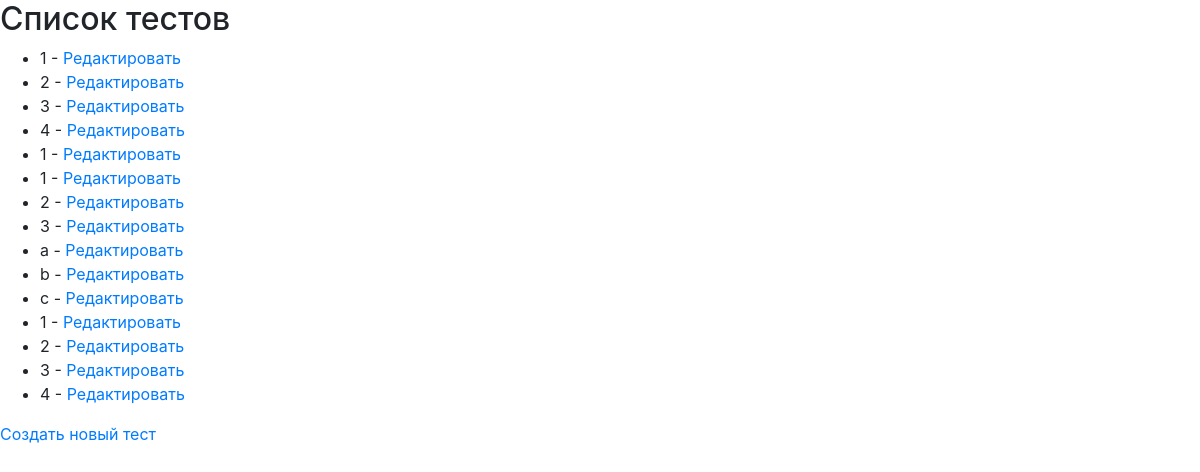
The page /quizzes/ (signed in) on the database as committed earlier.
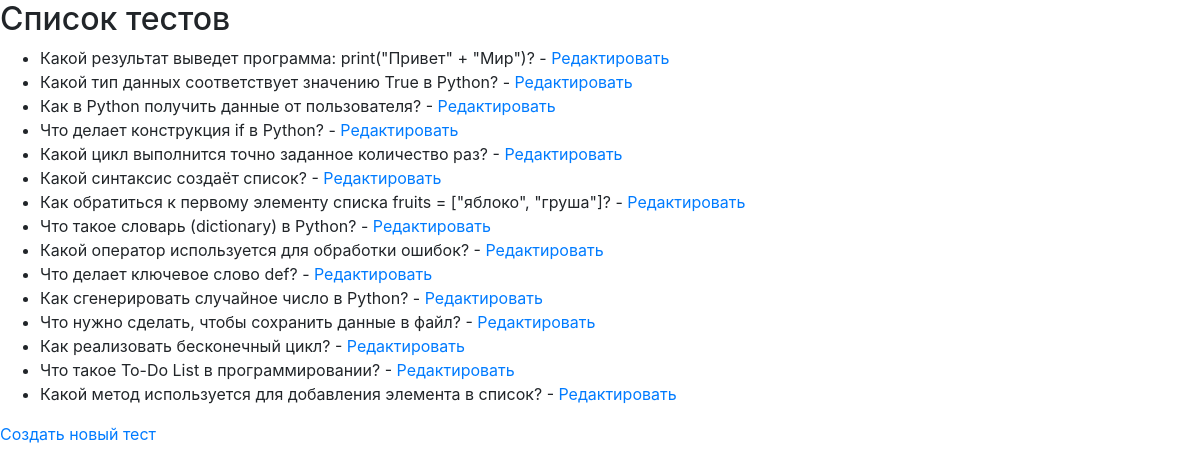
The same page on the database as committed later.
### courses/models.py (models this page shows, shortened)
class Question(models.Model):
    quiz = models.ForeignKey(Quiz, related_name='questions', on_delete=models.CASCADE)
    text = models.CharField(max_length=255)

### courses/views.py (the view)
# urls.py: path('quizzes/', views.quiz_list, name='quiz_list'),
@login_required
def quiz_list(request):
    quizzes = Question.objects.all()
    return render(request, 'courses/quiz_list.html', {'quizzes': quizzes})

### courses/templates/courses/quiz_list.html
{% load static %}
<link rel="stylesheet" href="https://stackpath.bootstrapcdn.com/bootstrap/4.5.2/css/bootstrap.min.css">
<link rel="stylesheet" href="{% static 'styles.css' %}">
<h2>Список тестов</h2>
<ul>
    {% for quiz in quizzes %}
    <li>{{ quiz.text }} - <a href="{% url 'edit_quiz' quiz.pk %}">Редактировать</a></li>
    {% endfor %}
</ul>
<a href="{% url 'create_quiz' %}">Создать новый тест</a>

Rows that differ between the two databases and show on the page:
removed Question: text "1"
removed Question: text "2"
removed Question: text "3"
removed Question: text "4"
removed Question: text "1"
removed Question: text "1"
removed Question: text "2"
removed Question: text "3"
removed Question: text "a"
removed Question: text "b"
removed Question: text "c"
removed Question: text "1"
removed Question: text "2"
removed Question: text "3"
removed Question: text "4"
added Question: text "Какой результат выведет программа: print(\"Привет\" + \"Мир\")?"
added Question: text "Какой тип данных соответствует значению True в Python?"
added Question: text "Как в Python получить данные от пользователя?"
added Question: text "Что делает конструкция if в Python?"
added Question: text "Какой цикл выполнится точно заданное количество раз?"
added Question: text "Какой синтаксис создаёт список?"
added Question: text "Как обратиться к первому элементу списка fruits = [\"яблоко\", \"груша\"]?"
added Question: text "Что такое словарь (dictionary) в Python?"
added Question: text "Какой оператор используется для обработки ошибок?"
added Question: text "Что делает ключевое слово def?"
added Question: text "Как сгенерировать случайное число в Python?"
added Question: text "Что нужно сделать, чтобы сохранить данные в файл?"
added Question: text "Как реализовать бесконечный цикл?"
added Question: text "Что такое To-Do List в программировании?"
added Question: text "Какой метод используется для добавления элемента в список?"
